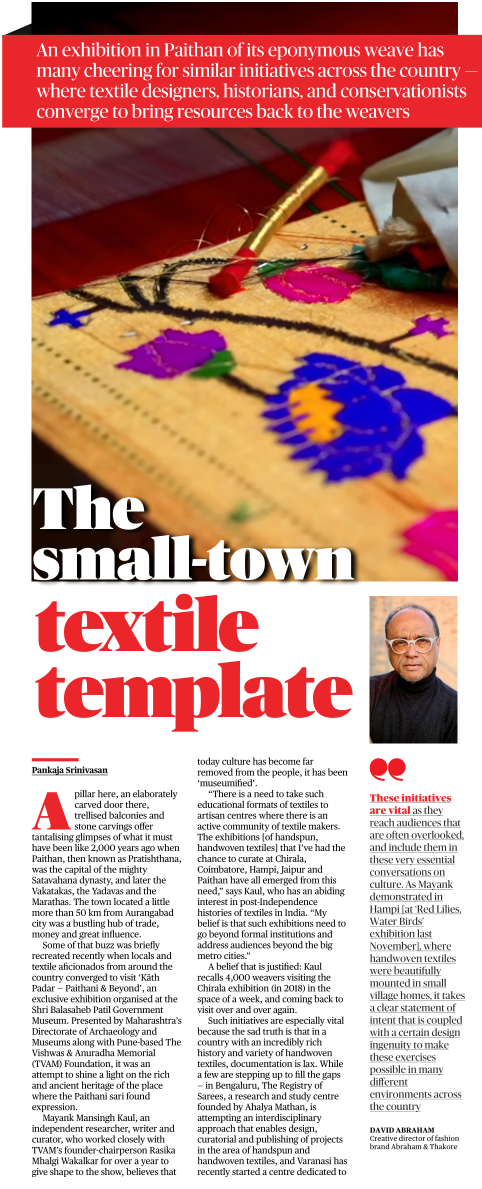
%> input picture 1.png, 963 x 2377 px (shown at 1/2 size)
$ octave OCR.m   (GNU Octave 9; MATLAB toolbox functions it lacks are replaced by stand-ins)
%> lines starting %> are read from the running program, lines starting %| are printed output that depends on the picture; in (x1, y1, x2, y2) boxes, pixels count from 0 and x2, y2 are one past the last pixel; in counts of white or black regions, pixels touching at a corner belong together; the program's own positions count from 1

% Clear all
clc, close all, clear all
% Read image
imagen=imread('1.png');
%> imagen is the input picture: size 2377x963x3 uint8; mean R, G, B 199.9, 161.1, 155.1
% Show image
imshow(imagen);
title('INPUT IMAGE WITH NOISE')
% Convert to gray scale
if size(imagen,3)==3 %RGB image
    imagen=rgb2gray(imagen);
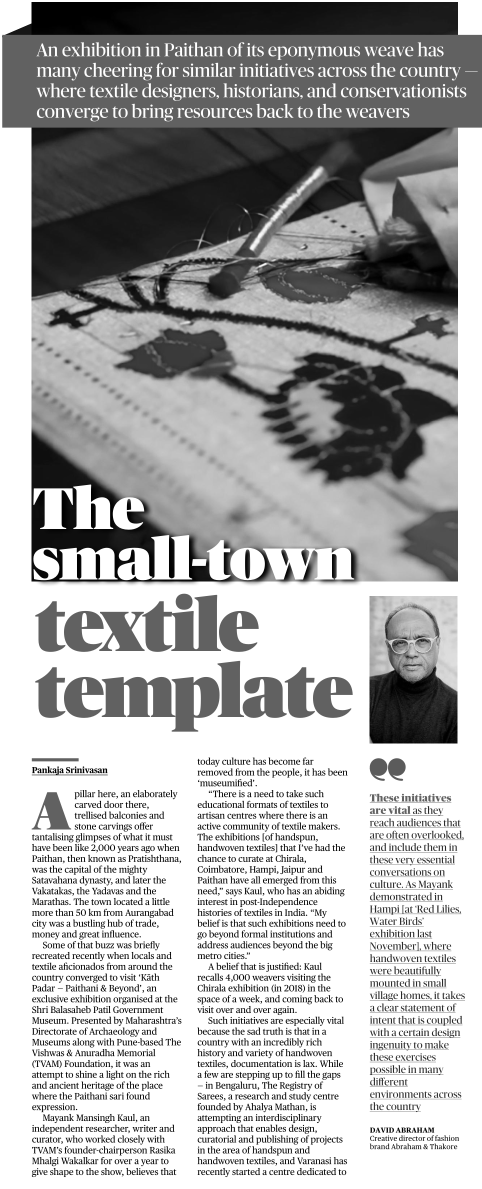
%> imagen: size 2377x963 uint8 (shown at 1/2 size); min 0, max 255, mean 172
end
% Convert to BW
threshold = graythresh(imagen);
%> threshold = 0.584
imagen =~im2bw(imagen,threshold);
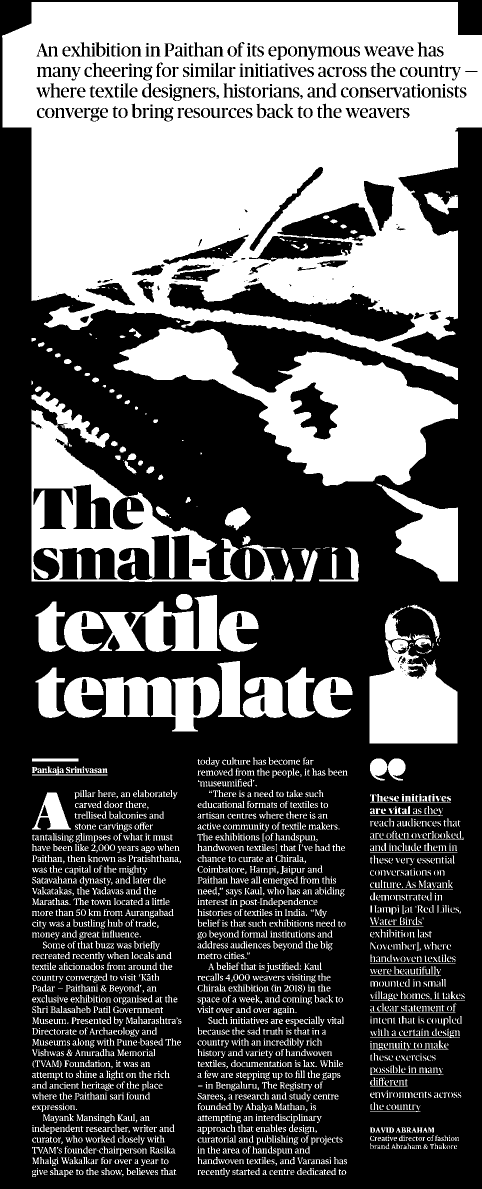
%> imagen: size 2377x963 logical (shown at 1/2 size); 37% white; 3281 white regions (697 under 20 px), largest, box (x1, y1, x2, y2) and area: (4, 4, 963, 760) 480430, (227, 655, 916, 972) 84364, (63, 783, 588, 1164) 49431
% Remove all object containing fewer than 30 pixels
imagen = bwareaopen(imagen,30);
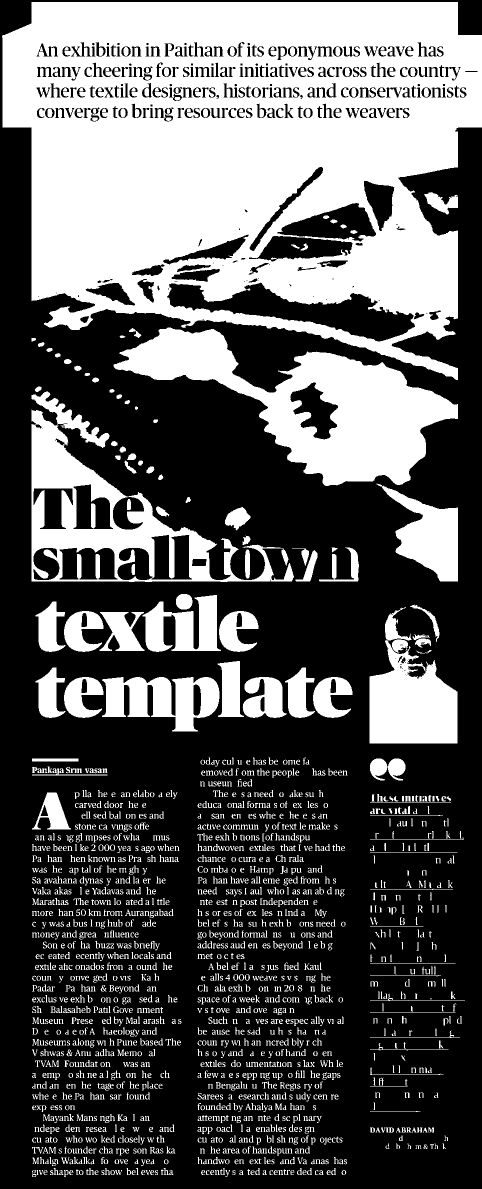
%> imagen: size 2377x963 logical (shown at 1/2 size); 36% white; 1854 white regions, largest, box (x1, y1, x2, y2) and area: (4, 4, 963, 760) 480430, (227, 655, 916, 972) 84364, (63, 783, 588, 1164) 49431
%Storage matrix word from image
word=[ ];
re=imagen;
%Opens text.txt as file for write
fid = fopen('text.txt', 'wt');
% Load templates
load templates
global templates
% Compute the number of letters in template file
num_letras=size(templates,2);
while 1
    %Fcn 'lines' separate lines in text
%> (the run ends here)
